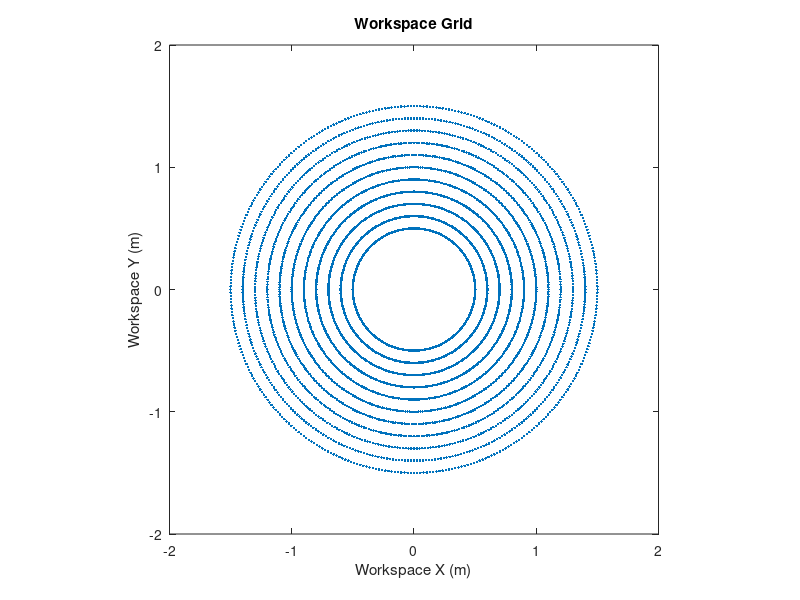
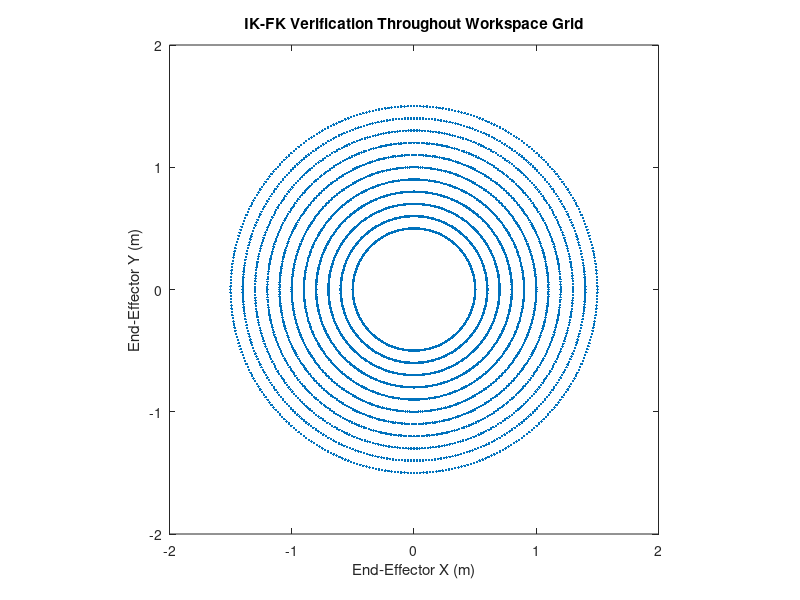
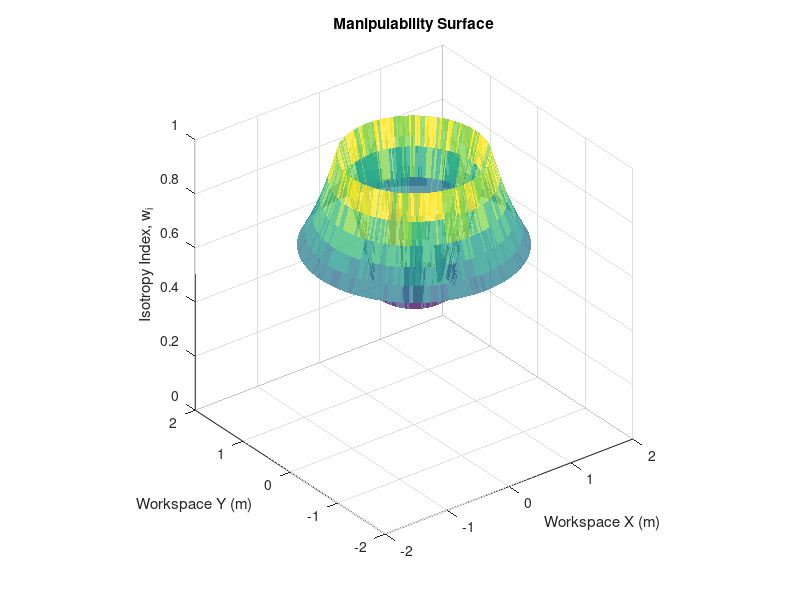
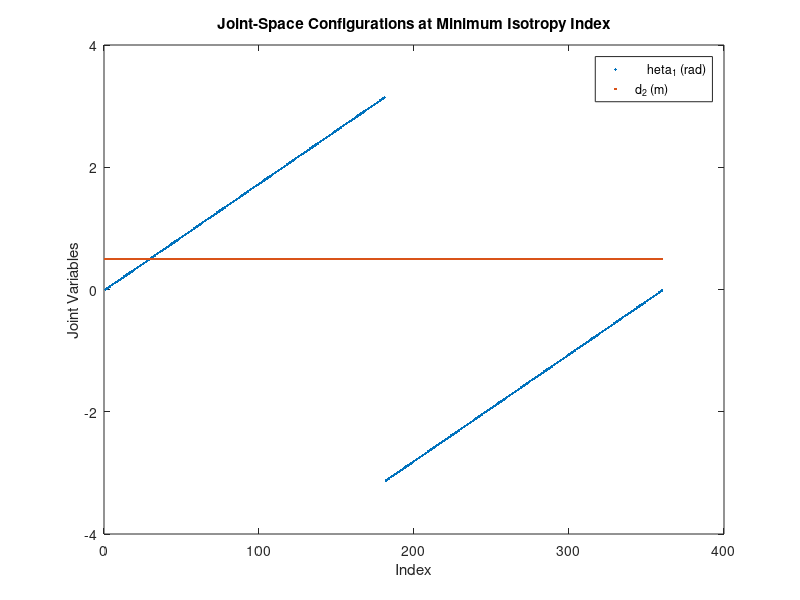

The MATLAB source for these figures, in order:
%% AuE 8220 - Autonomy: Mobility and Manipulation %%
% Homework 6: Jacobians (Related Design and Control Issues) %
% Authors: Tanmay Samak, Chinmay Samak, Riccardo Setti, Olamide Akinyele

fprintf('\n=========================================================================\n');
fprintf('JACOBIANS (RELATED DESIGN AND CONTROL ISSUES)\n');
fprintf('=========================================================================\n');

close all;
clear;
clc;

%% Problem 1-RP (i) %%

% Clear workspace to avoid variable overloading
clear;

fprintf('\n----------------------------------------------------------------\n');
fprintf('Problem 1-RP (i)\n');
fprintf('----------------------------------------------------------------\n\n');

% RP robot parameters
d_min = 0.5;
d_max = 1.5;

% Define workspace grid
i = 1;
for R = d_min:0.1:d_max
    for theta = 0:359
        grid_x(i) = R*cosd(theta);
        grid_y(i) = R*sind(theta);
        i = i+1;
    end
end

% Verify workspace grid
figure()
plot(grid_x,grid_y,'.')
title("Workspace Grid")
xlabel("Workspace X (m)")
ylabel("Workspace Y (m)")
xlim([-d_max-0.5,d_max+0.5])
ylim([-d_max-0.5,d_max+0.5])
pbaspect([1 1 1])

% Compute IK at each point in workspace grid
for i=1:length(grid_x)
    t1(i) = atan2(grid_y(i),grid_x(i));
    d2(i) = sqrt(grid_x(i)^2+grid_y(i)^2);
end

% Verify IK solution using FK
robot_x = d2.*cos(t1);
robot_y = d2.*sin(t1);
figure()
plot(robot_x,robot_y,'.')
title("IK-FK Verification Throughout Workspace Grid")
xlabel("End-Effector X (m)")
ylabel("End-Effector Y (m)")
xlim([-d_max-0.5,d_max+0.5])
ylim([-d_max-0.5,d_max+0.5])
pbaspect([1 1 1])

% Analyse manipulability
for i=1:length(d2)
    % Compute Jacobian for each IK solution
    J(:,:,i) = [-d2(i)*sin(t1(i)) cos(t1(i));
               d2(i)*cos(t1(i))  sin(t1(i))];
    % Perform singular value decomposition (SVD) of Jacobian
    %[u s v] = svd(J(:,:,i));
    %U(:,:,i) = u;
    %S(:,:,i) = s;
    %V(:,:,i) = v;
    sigma(:,i) = svd(J(:,:,i));
    % Compute isotropy index as a measure of manipulability
    w_i(i) = sigma(2,i)/sigma(1,i);
end

% Plot manipulability surface
figure()
% Fit triangular mesh to X-Y workspace grid
tri=delaunay(robot_x,robot_y);
% Generate 3D plot by pinching and moving each X-Y tri-mesh vertex to the coRPesponding Z-height
trisurf(tri,robot_x,robot_y,w_i,'FaceAlpha',0.75,'LineStyle','None')
title("Manipulability Surface")
xlabel("Workspace X (m)")
ylabel("Workspace Y (m)")
zlabel("Isotropy Index, w_i")
xlim([-d_max-0.5,d_max+0.5])
ylim([-d_max-0.5,d_max+0.5])
zlim([0,1])
pbaspect([1 1 1])

fprintf("The minimum value of isotropy index is %.4f.\n", min(w_i))
t1_min = t1(find(w_i-min(w_i) <= 1e-6));
d2_min = d2(find(w_i-min(w_i) <= 1e-6));
figure()
plot(t1_min, '.')
hold on
plot(d2_min, '.')
title("Joint-Space Configurations at Minimum Isotropy Index")
xlabel("Index")
ylabel("Joint Variables")
legend("\theta_1 (rad)","d_2 (m)")
figure()
plot(d2_min.*cos(t1_min), d2_min.*sin(t1_min), '.')
title("Task-Space Configurations at Minimum Isotropy Index")
xlabel("End-Effector X (m)")
ylabel("End-Effector Y (m)")
xlim([-d_max-0.5,d_max+0.5])
ylim([-d_max-0.5,d_max+0.5])
pbaspect([1 1 1])

fprintf("The maximum value of isotropy index is %.4f.\n", max(w_i))
t1_max = t1(find(max(w_i)-w_i <= 1e-6));
d2_max = d2(find(max(w_i)-w_i <= 1e-6));
figure()
plot(t1_max, '.')
hold on
plot(d2_max, '.')
title("Joint-Space Configurations at Maximum Isotropy Index")
xlabel("Index")
ylabel("Joint Variables")
legend("\theta_1 (rad)","d_2 (m)")
figure()
plot(d2_max.*cos(t1_max), d2_max.*sin(t1_max), '.')
title("Task-Space Configurations at Maximum Isotropy Index")
xlabel("End-Effector X (m)")
ylabel("End-Effector Y (m)")
xlim([-d_max-0.5,d_max+0.5])
ylim([-d_max-0.5,d_max+0.5])
pbaspect([1 1 1])

%% Problem 1-RP (ii) %%

% Clear workspace to avoid variable overloading
clear;

fprintf('\n----------------------------------------------------------------\n');
fprintf('Problem 1-RP (ii)\n');
fprintf('----------------------------------------------------------------\n\n');

% RP robot parameters
d_min = 0.5;
d_max = 1.5;

% Define workspace grid
i = 1;
for R = d_min:0.1:d_max
    for theta = 0:359
        grid_x(i) = R*cosd(theta);
        grid_y(i) = R*sind(theta);
        i = i+1;
    end
end

% Verify workspace grid
figure()
plot(grid_x,grid_y,'.')
title("Workspace Grid")
xlabel("Workspace X (m)")
ylabel("Workspace Y (m)")
xlim([-d_max-0.5,d_max+0.5])
ylim([-d_max-0.5,d_max+0.5])
pbaspect([1 1 1])

% Compute IK at each point in workspace grid
for i=1:length(grid_x)
    t1(i) = atan2(grid_y(i),grid_x(i));
    d2(i) = sqrt(grid_x(i)^2+grid_y(i)^2);
end

% Verify IK solution using FK
robot_x = d2.*cos(t1);
robot_y = d2.*sin(t1);
figure()
plot(robot_x,robot_y,'.')
title("IK-FK Verification Throughout Workspace Grid")
xlabel("End-Effector X (m)")
ylabel("End-Effector Y (m)")
xlim([-d_max-0.5,d_max+0.5])
ylim([-d_max-0.5,d_max+0.5])
pbaspect([1 1 1])

% Analyse manipulability
for i=1:length(d2)
    % Compute Jacobian for each IK solution
    J(:,:,i) = [-d2(i)*sin(t1(i)) cos(t1(i));
               d2(i)*cos(t1(i))  sin(t1(i))];
    % Perform singular value decomposition (SVD) of Jacobian
    [U S V] = svd(J(:,:,i));
    % Compute isotropy index as a measure of manipulability
    %w(i) = real(sqrt(det(J(:,:,i)*J(:,:,i)')));
    w(i) = det(S);
end

% Plot manipulability surface
figure()
% Fit triangular mesh to X-Y workspace grid
tri=delaunay(robot_x,robot_y);
% Generate 3D plot by pinching and moving each X-Y tri-mesh vertex to the coRPesponding Z-height
trisurf(tri,robot_x,robot_y,w,'FaceAlpha',0.75,'LineStyle','None')
title("Manipulability Surface")
xlabel("Workspace X (m)")
ylabel("Workspace Y (m)")
zlabel("Yoshikawa's MOM, w")
xlim([-d_max-0.5,d_max+0.5])
ylim([-d_max-0.5,d_max+0.5])
pbaspect([1 1 1])

fprintf("The minimum value of MOM is %.4f.\n", min(w))
t1_min = t1(find(w-min(w) <= 1e-6));
d2_min = d2(find(w-min(w) <= 1e-6));
figure()
plot(t1_min, '.')
hold on
plot(d2_min, '.')
title("Joint-Space Configurations at Minimum MOM")
xlabel("Index")
ylabel("Joint Variables")
legend("\theta_1 (rad)","d_2 (m)")
figure()
plot(d2_min.*cos(t1_min), d2_min.*sin(t1_min), '.')
title("Task-Space Configurations at Minimum MOM")
xlabel("End-Effector X (m)")
ylabel("End-Effector Y (m)")
xlim([-d_max-0.5,d_max+0.5])
ylim([-d_max-0.5,d_max+0.5])
pbaspect([1 1 1])

fprintf("The maximum value of MOM is %.4f.\n", max(w))
t1_max = t1(find(max(w)-w <= 1e-6));
d2_max = d2(find(max(w)-w <= 1e-6));
figure()
plot(t1_max, '.')
hold on
plot(d2_max, '.')
title("Joint-Space Configurations at Maximum MOM")
xlabel("Index")
ylabel("Joint Variables")
legend("\theta_1 (rad)","d_2 (m)")
figure()
plot(d2_max.*cos(t1_max), d2_max.*sin(t1_max), '.')
title("Task-Space Configurations at Maximum MOM")
xlabel("End-Effector X (m)")
ylabel("End-Effector Y (m)")
xlim([-d_max-0.5,d_max+0.5])
ylim([-d_max-0.5,d_max+0.5])
pbaspect([1 1 1])

%% Problem 1-RP (iii) %%

% Clear workspace to avoid variable overloading
clear;

fprintf('\n----------------------------------------------------------------\n');
fprintf('Problem 1-RP (iii)\n');
fprintf('----------------------------------------------------------------\n\n');

% RP robot parameters
d_min = 0.5;
d_max = 1.5;

% Define workspace grid
i = 1;
for R = d_min:0.5:d_max
    for theta = 0:15:359
        grid_x(i) = R*cosd(theta);
        grid_y(i) = R*sind(theta);
        i = i+1;
    end
end

% Verify workspace grid
figure()
plot(grid_x,grid_y,'.')
title("Workspace Grid")
xlabel("Workspace X (m)")
ylabel("Workspace Y (m)")
xlim([-d_max-0.5,d_max+0.5])
ylim([-d_max-0.5,d_max+0.5])
pbaspect([1 1 1])

% Compute IK at each point in workspace grid
for i=1:length(grid_x)
    t1(i) = atan2(grid_y(i),grid_x(i));
    d2(i) = sqrt(grid_x(i)^2+grid_y(i)^2);
end

% Verify IK solution using FK
robot_x = d2.*cos(t1);
robot_y = d2.*sin(t1);
figure()
plot(robot_x,robot_y,'.')
title("IK-FK Verification Throughout Workspace Grid")
xlabel("End-Effector X (m)")
ylabel("End-Effector Y (m)")
xlim([-d_max-0.5,d_max+0.5])
ylim([-d_max-0.5,d_max+0.5])
pbaspect([1 1 1])

% Analyse manipulability
for i=1:length(d2)
    % Compute Jacobian for each IK solution
    J(:,:,i) = [-d2(i)*sin(t1(i)) cos(t1(i));
               d2(i)*cos(t1(i))  sin(t1(i))];
    % Perform singular value decomposition (SVD) of Jacobian
    [u s v] = svd(J(:,:,i));
    U(:,:,i) = u;
    S(:,:,i) = s;
    V(:,:,i) = v;
end

% Plot manipulability ellipsoids for each point in workspace grid
scale = 15;
fprintf("The scale for manipulability ellipsoids is 1:%d m/s.\n", scale)
figure()
for i=1:length(grid_x)
    t = -pi:0.01:pi;
    x0 = grid_x(i);
    y0 = grid_y(i);
    USV(:,:,i) = U(:,:,i)*(S(:,:,i)/scale)*V(:,:,i)';
    x = x0 + USV(1,1,i)*cos(t) + USV(1,2,i)*sin(t);
    y = y0 + USV(2,1,i)*cos(t) + USV(2,2,i)*sin(t);
    plot(x,y,'color',[0, 0.4470, 0.7410])
    hold on
    title("Manipulability Ellipsoids in Workspace")
    xlabel("Workspace X (m)")
    ylabel("Workspace Y (m)")
    xlim([-d_max-0.5,d_max+0.5])
    ylim([-d_max-0.5,d_max+0.5])
    pbaspect([1 1 1])
end
hold off